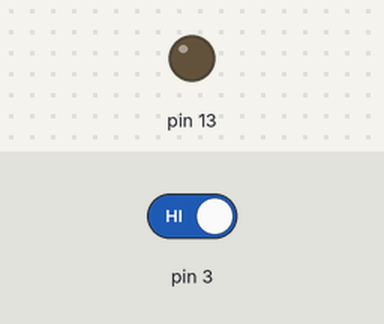
The sketch below on a simulated Arduino Uno, built with avr-gcc and run on an emulated ATmega328P. Parts: output pins drawn as LEDs (lit = HIGH). Inputs (shaded band) come from the test bench; at power-on: pin 3 HIGH.

Above: at 1.2 s.
1.3 s: pin 3 driven LOW
At 2.7 s:
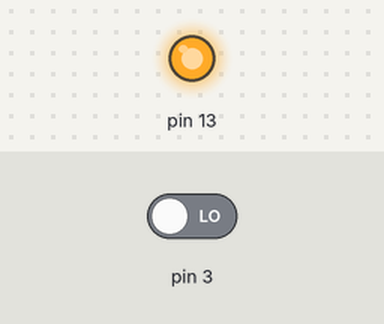
Timing chart, 0 to 4.3 s (numbered marks = the images above; inputs shaded):
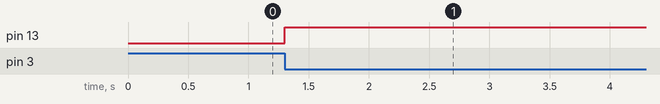

Measured:
- after the input at 1.3 s, pin 13: LOW → HIGH at once

The sketch:

A001_Interrupt.ino
```cpp
/*
7.1 - Interrupt
*/

/**
 * Test interrupt (su arduino UNO solo pin 2 e 3)
 *
 * collegare un tasto al pin 3
 * collegare un led al pin 13
 */

void setup() {
  //configuro i pin
  pinMode(13, OUTPUT);
  pinMode(3, INPUT);
  //collego la funzione di gestione delle interrupt al pin 3
  // la funzione è richiamata quando il segnale passa da HIGH a LOW
  attachInterrupt(digitalPinToInterrupt(3), cambia, FALLING);
}

// stato del LED - può essere cambiata da altre parti di codice
volatile int stato = LOW;

void loop() {
  //imposto lo stato del LED
  digitalWrite(13, stato);
}

/*
 * Funzione di gestione dell'interrupt: non riceve parametri e non
 * restituisce nulla.
 * Deve essere rapida e può usare solo variabili volatili e globali
 */
void cambia() {
  //cambia lo stato del LED
  stato = !stato;
}
```
